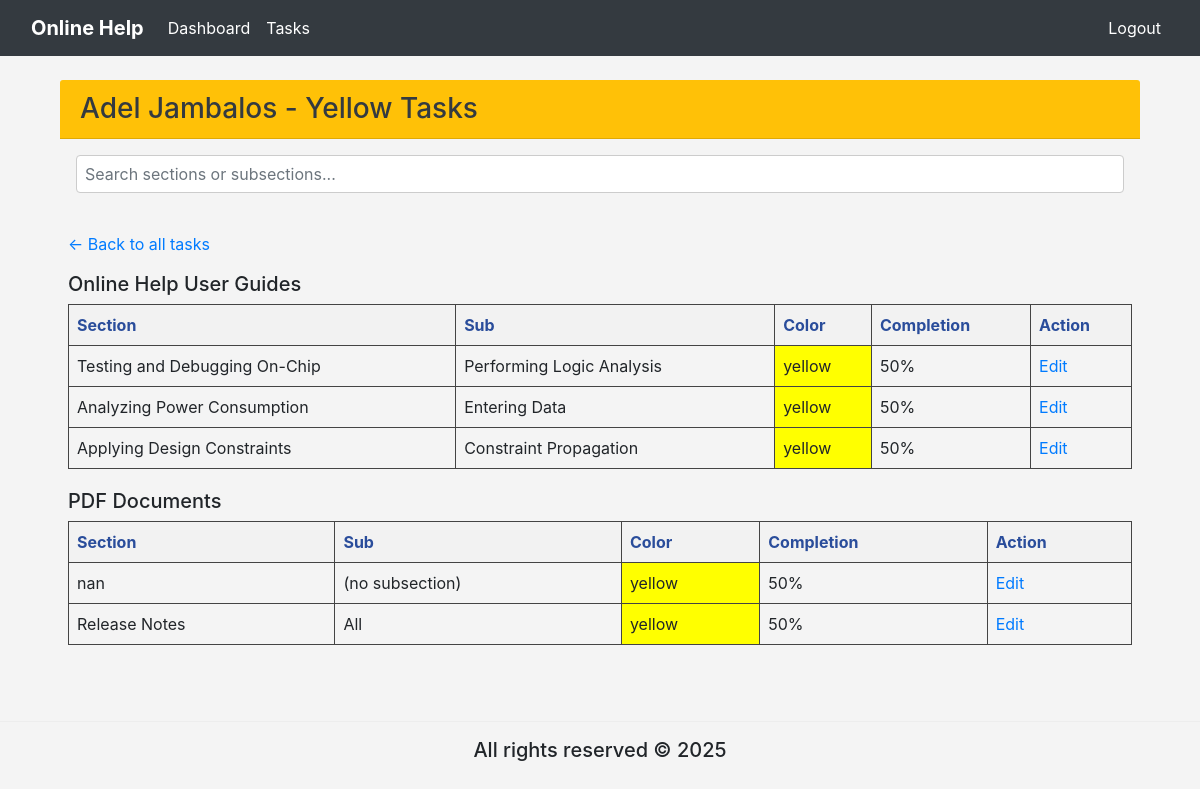
Page /online_help/home_test/per_user_test/4/color/yellow/ (signed in) on the committed database.
### online_help/models.py (models this page shows, shortened)
class Writers(models.Model):
    writer_name = models.CharField(max_length=255)

class Document(models.Model):
    title = models.CharField(max_length=255, unique=True)
    description = models.TextField(blank=True, null=True)
    created_at = models.DateTimeField(auto_now_add=True)
    updated_at = models.DateTimeField(auto_now=True)
    def __str__(self):
        return self.title

class TaskWriter(models.Model):
    task = models.ForeignKey(Task, on_delete=models.CASCADE)
    writer = models.ForeignKey(Writers, on_delete=models.CASCADE)
    class Meta:
        unique_together = ('task', 'writer')

class Task(models.Model):
    document = models.ForeignKey(Document, on_delete=models.CASCADE, related_name='tasks')
    section = models.CharField(max_length=255)
    sub_section = models.CharField(max_length=255)
    comments = models.TextField()
    SME = models.CharField(max_length=255, blank=True, null=True)
    color = models.CharField(max_length=50)
    completion = models.CharField(max_length=100, default='0%')
    created_at = models.DateTimeField(auto_now_add=True)
    modified_at = models.DateTimeField(auto_now=True)

### online_help/views.py (the view)
# urls.py: path('home_test/per_user_test/<int:writer_pk>/color/<str:color>/', views.tasks_by_color, name='tasks_by_color'),
@login_required
def tasks_by_color(request, writer_pk, color):
    writer = get_object_or_404(Writers, pk=writer_pk)
    tasks = TaskWriter.objects.filter(
        writer=writer,
        task__color=color
    ).select_related('task').order_by('task__document', '-task__modified_at')
    return render(request, 'online_help/tasks_by_color.html', {
        'writer': writer,
        'color': color,
        'tasks': tasks,
    })

### online_help/templates/online_help/tasks_by_color.html (shortened to what this page needs)
{% extends "online_help/base.html" %}
{% block content %}
{% load static %}
<link rel="stylesheet" href="https://stackpath.bootstrapcdn.com/bootstrap/4.5.2/css/bootstrap.min.css">
<link rel="stylesheet" href="{% static 'css/per_user.css' %}">
<div class="col-md-12">
    <div class="card-header bg-warning text-dark d-flex justify-content-between align-items-center">
        <h3 class="m-0">{{ writer.writer_name }} - {{ color|title }} Tasks</h3>
    </div>
    <div class="p-3" style="position: sticky; top: 30px; z-index: 1000;">
        <input type="text" id="searchInput" class="form-control" placeholder="Search sections or subsections..." onkeyup="filterContent()">
    </div>
    <div class="p-2">
        <p><a href="{% url 'online_help:per_user_test' writer.pk %}">← Back to all tasks</a></p>
        {% regroup tasks by task.document as grouped_tasks %}
        {% for group in grouped_tasks %}
            <h5>{{ group.grouper }}</h5>
            <table style="width: 100%; border-collapse: collapse; margin-bottom: 20px; border: 1px solid #444;">
                <thead style="color: #2a4d9b; background-color: #f2f2f2;">
                    <tr>
                        <th style="border: 1px solid #444; padding: 8px; text-align: left;">Section</th>
                        <th style="border: 1px solid #444; padding: 8px; text-align: left;">Sub</th>
                        <th style="border: 1px solid #444; padding: 8px; text-align: left;">Color</th>
                        <th style="border: 1px solid #444; padding: 8px; text-align: left;">Completion</th>
                        <th style="border: 1px solid #444; padding: 8px; text-align: left;">Action</th>
                    </tr>
                </thead>
                <tbody>
                    {% for taskwriter in group.list %}
                    <tr>
                        <td style="border: 1px solid #444; padding: 8px;">{{ taskwriter.task.section }}</td>
                        <td style="border: 1px solid #444; padding: 8px;">
                            <a href="{% url 'online_help:per_subsection_test' writer.pk taskwriter.task.pk %}" class="hover-link">
                                {{ taskwriter.task.sub_section }}
                            </a>
                        </td>
                        <td style="border: 1px solid #444; padding: 8px; background-color: {{ taskwriter.task.color }};">{{ taskwriter.task.color }}</td>
                        <td style="border: 1px solid #444; padding: 8px;">{{ taskwriter.task.completion }}</td>
                        <td style="border: 1px solid #444; padding: 8px;">
                            <a href="{% url 'online_help:per_user_edit_test' writer.pk taskwriter.task.pk %}">Edit</a>
                        </td>
                    </tr>
                    {% endfor %}
                </tbody>
            </table>
        {% endfor %}
    </div>
</div>
{% endblock %}

### online_help/static/css/base.css (style rules this page uses)
body { background-color: #f4f4f4 !important; font-family: Arial, sans-serif; }

### online_help/static/css/per_user.css (style rules this page uses)
.hover-link { color: inherit; text-decoration: none; }
#searchInput { margin-bottom: 15px; padding: 8px; width: 100%; border: 1px solid #ccc; border-radius: 4px; }

### rows in the picture
Writers: writer_name "Adel Jambalos"
Document: grouper "Online Help User Guides"
TaskWriter: task.section "Testing and Debugging On-Chip", task.sub_section "Performing Logic Analysis", task.color "yellow", task.completion "50%"
TaskWriter: task.section "Analyzing Power Consumption", task.sub_section "Entering Data", task.color "yellow", task.completion "50%"
TaskWriter: task.section "Applying Design Constraints", task.sub_section "Constraint Propagation", task.color "yellow", task.completion "50%"
Document: grouper "PDF Documents"
TaskWriter: task.section "nan", task.sub_section "(no subsection)", task.color "yellow", task.completion "50%"
TaskWriter: task.section "Release Notes", task.sub_section "All", task.color "yellow", task.completion "50%"

### other values in the picture
{{ color|title }} "Yellow"
